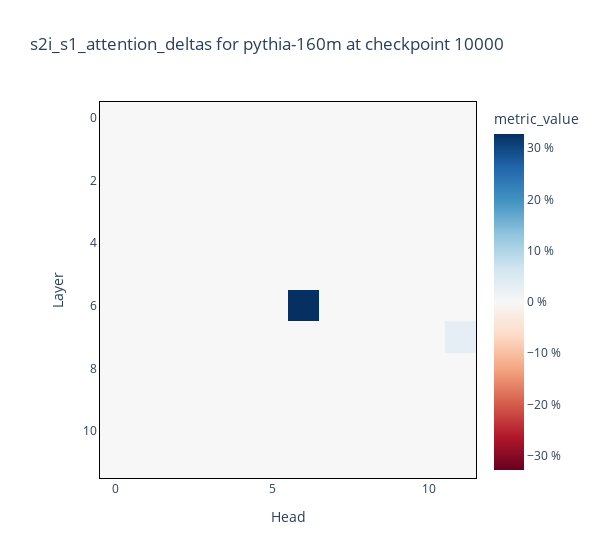

Notebook code cell kept with this figure:
### Code cell
imshow_p(
        component_scores['s2i_scores']['s2i_s1_attention_deltas']['token_same_pos_oppo'] * 100, 
        title=f's2i_s1_attention_deltas for {MODEL_SHORTNAME} at checkpoint {checkpoint}',
        labels={"x": "Head", "y": "Layer", "color": "metric_value"},
        border=True,
        coloraxis=dict(colorbar_ticksuffix=" %"),
        width=600,
        margin={"r": 100, "l": 100}
        )

### Figure 1 — Plotly figure (JSON) as saved in the notebook; plotly's stock layout.template omitted (floating-point values rounded to 4 significant figures; data arrays with more than 128 entries replaced by an {"elided": "..."} marker saying what was removed)
{"data": [{"coloraxis": "coloraxis", "hovertemplate": "Head: %{x}<br>Layer: %{y}<br>metric_value: %{z}<extra></extra>", "name": "0", "type": "heatmap", "xaxis": "x", "yaxis": "y", "z": {"elided": "12x12 float values"}}], "layout": {"coloraxis": {"cmid": 0, "colorbar": {"ticksuffix": " %", "title": {"text": "metric_value"}}, "colorscale": [[0, "rgb(103,0,31)"], [0.1, "rgb(178,24,43)"], [0.2, "rgb(214,96,77)"], [0.3, "rgb(244,165,130)"], [0.4, "rgb(253,219,199)"], [0.5, "rgb(247,247,247)"], [0.6, "rgb(209,229,240)"], [0.7, "rgb(146,197,222)"], [0.8, "rgb(67,147,195)"], [0.9, "rgb(33,102,172)"], [1, "rgb(5,48,97)"]]}, "margin": {"l": 100, "r": 100}, "title": {"text": "s2i_s1_attention_deltas for pythia-160m at checkpoint 10000"}, "width": 600, "xaxis": {"anchor": "y", "constrain": "domain", "domain": [0, 1], "linecolor": "black", "linewidth": 1, "mirror": true, "scaleanchor": "y", "showline": true, "title": {"text": "Head"}}, "yaxis": {"anchor": "x", "autorange": "reversed", "constrain": "domain", "domain": [0, 1], "linecolor": "black", "linewidth": 1, "mirror": true, "showline": true, "title": {"text": "Layer"}}}}
